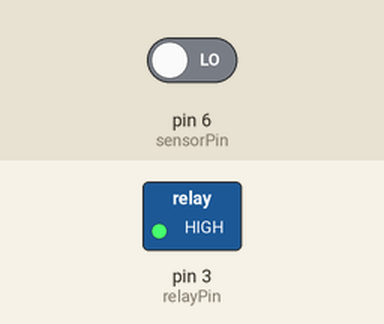
A sketch run on a simulated Arduino Uno, built with avr-gcc and run on an emulated ATmega328P. Shown: switched loads named in the sketch (green lamp = pin HIGH). Inputs (shaded band) come from the test bench; at power-on: pin 6 (sensorPin) LOW.

Above: at 1.8 s.
1.9 s: pin 6 (sensorPin) driven HIGH
At 2.5 s:
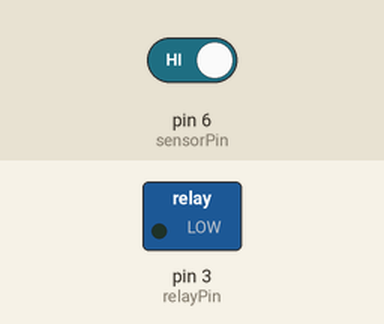
3.5 s: pin 6 (sensorPin) driven LOW
At 4.8 s:
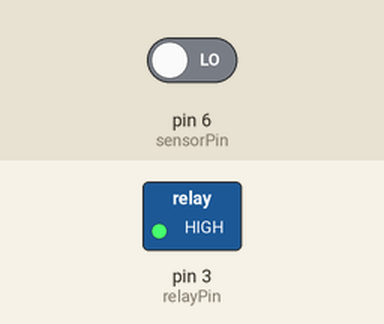
Timing chart, 0 to 6.5 s (numbered marks = the images above; inputs shaded):
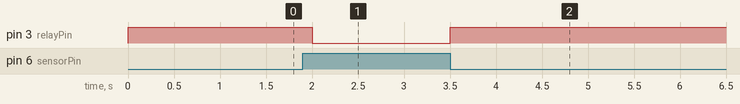

The sketch:

Plant_Watering_System.ino
```cpp
/*
  Project: Automatic Plant Watering System
  Author: Muhammad Haroon (Reg: 23108124) & Team
  Course: Digital Logic Design (Lab) - BS-AI-2A
  Institution: SZABIST, Islamabad
  Date: Fall 2024 (Assumed from 2nd Semester)
  Description: This program reads the moisture level from a soil sensor.
               If the soil is dry (sensor output is LOW), it activates a water pump via a relay.
               If the soil has enough moisture (sensor output is HIGH), it deactivates the pump.
*/

// Define the pins used for the components for easy modification
const int relayPin = 3;      // Pin connected to the 5V Relay Module (IN)
const int sensorPin = 6;     // Pin connected to the Soil Moisture Sensor (DO)

// Variable to store the digital reading from the soil sensor
bool isSoilWet;

void setup() {
  // Initialize the relay pin as an output pin. This pin will send a signal to the relay.
  pinMode(relayPin, OUTPUT);

  // Initialize the soil moisture sensor pin as an input pin.
  pinMode(sensorPin, INPUT);

  // It's good practice to set the initial state of the relay to OFF.
  // Assuming HIGH signal turns the relay ON, LOW will keep it OFF.
  digitalWrite(relayPin, LOW);
}

void loop() {
  // Read the digital signal from the soil moisture sensor.
  // The sensor's digital output (DO) pin will be HIGH if the soil is wet and LOW if it's dry.
  isSoilWet = digitalRead(sensorPin);

  // Check the state of the soil moisture
  if (isSoilWet == HIGH) {
    // If the soil is wet (sensor returns HIGH), turn the pump OFF.
    // A LOW signal to the relay module typically deactivates it.
    digitalWrite(relayPin, LOW);
  } else {
    // If the soil is dry (sensor returns LOW), turn the pump ON.
    // A HIGH signal to the relay module activates it, turning on the water pump.
    digitalWrite(relayPin, HIGH);
  }

  // A small delay to prevent the loop from running too fast, which can cause instability.
  delay(500); // Wait for 0.5 seconds before checking again.
}
```

Measured:
- after the input at 1.9 s, pin 3 (relayPin): HIGH → LOW after 0.10 s
- after the input at 3.5 s, pin 3 (relayPin): LOW → HIGH at once
